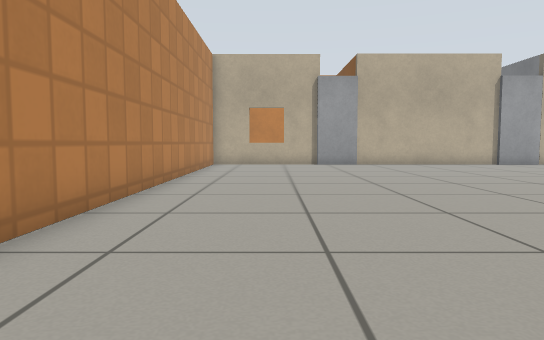
View 1 (above)

24 first-person views from a walk through a world built for the Gazebo simulator. The camera is 0.5 m above the floor, tilts 4° down and sees 70° across. The floor is counted in squares, 0.5 m on a side. Each view is taken from the middle of a square. On the plan, view 1 faces up. The plan holds only what a view shows up to about 13 squares ahead; the rest is blank. Gazebo's built-in surfaces are drawn with simple patterns.

View 2
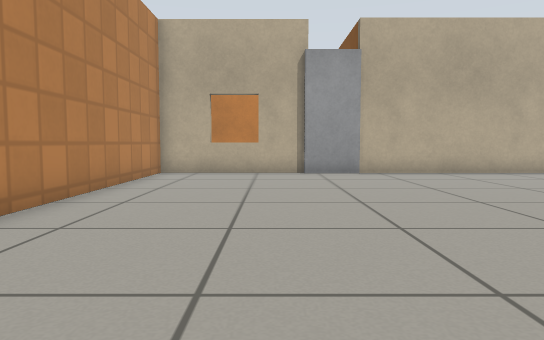

View 3
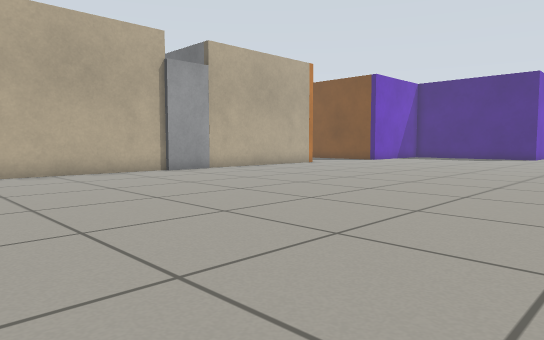

View 4
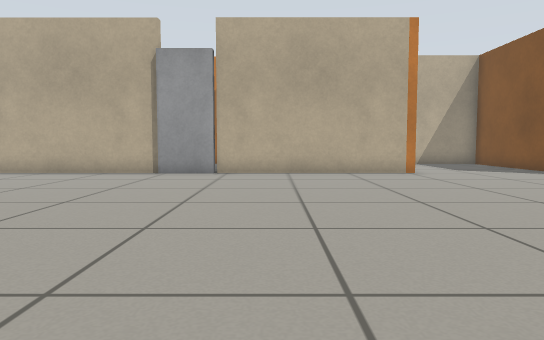

View 5
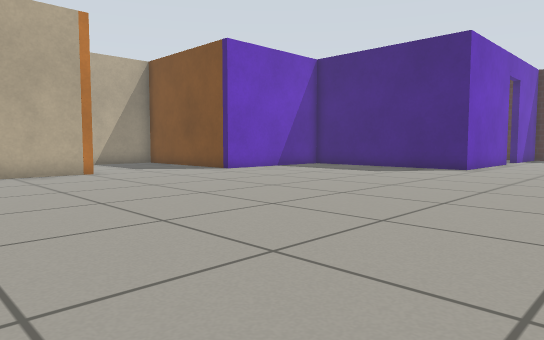

View 6
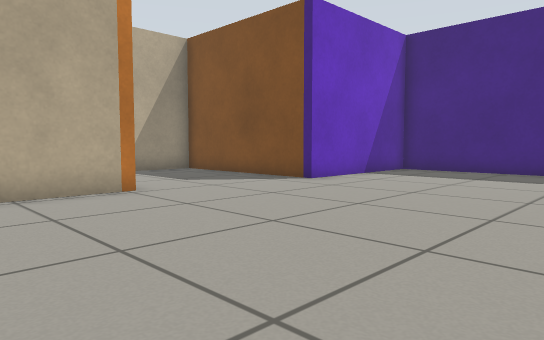

View 7
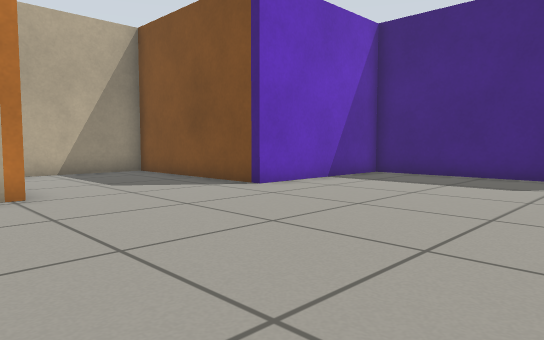

View 8
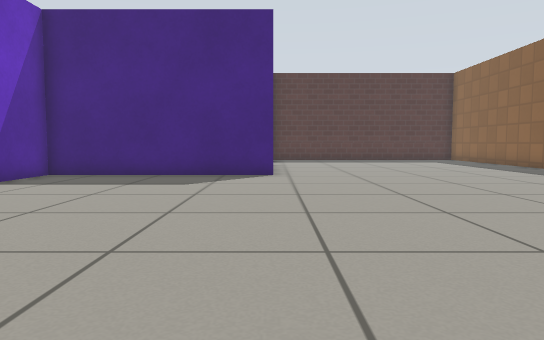

View 9
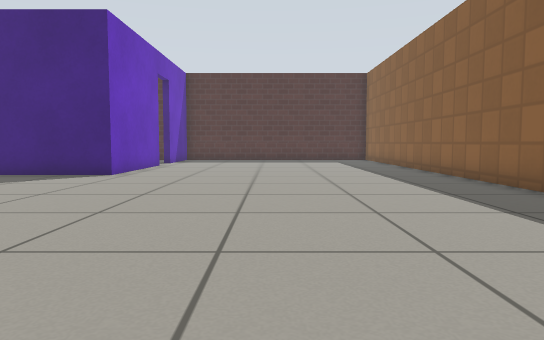

View 10
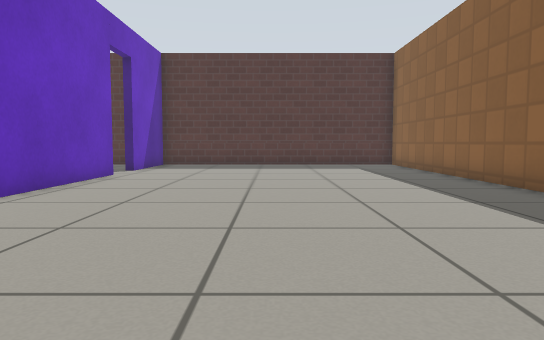

View 11
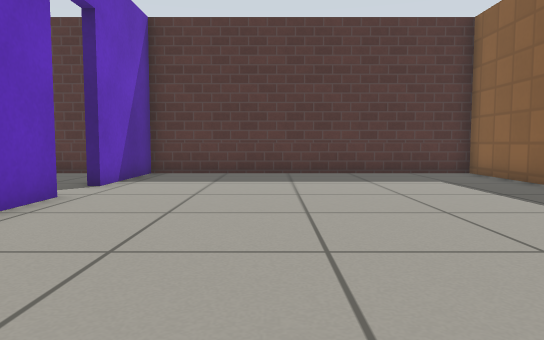

View 12
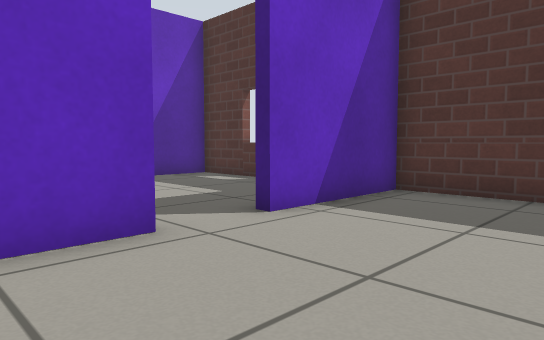

View 13
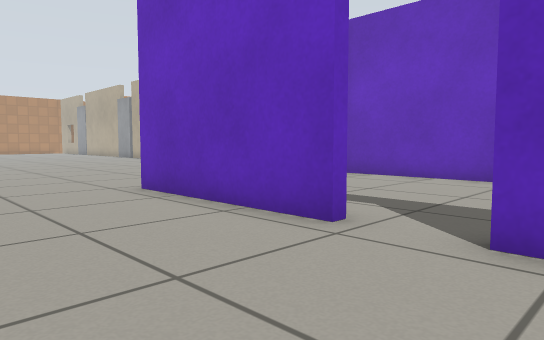

View 14
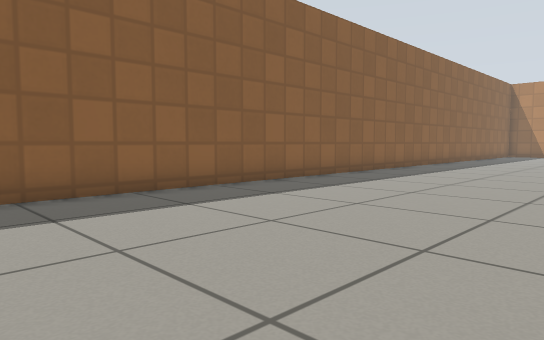

View 15
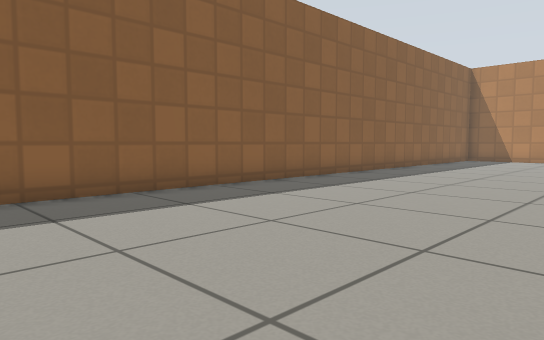

View 16
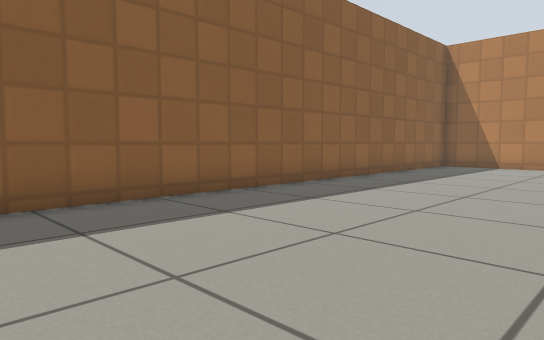

View 17
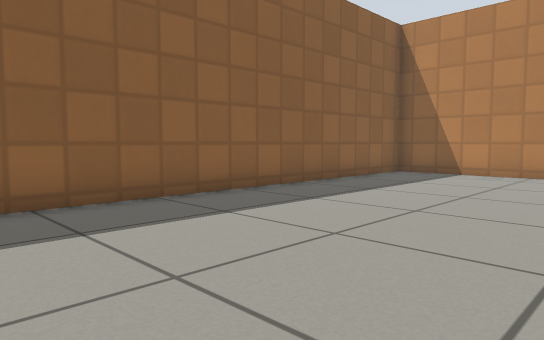

View 18
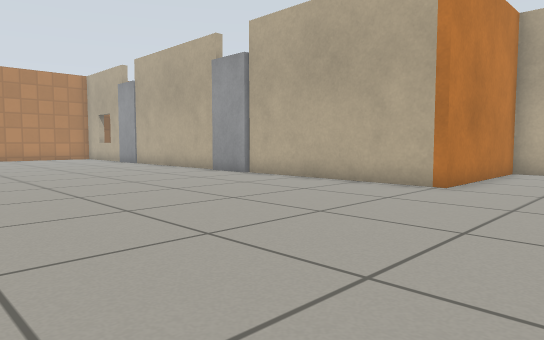

View 19
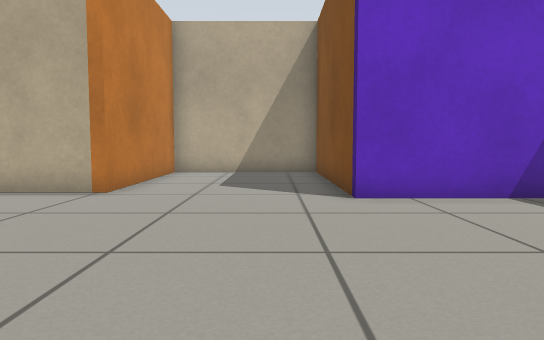

View 20
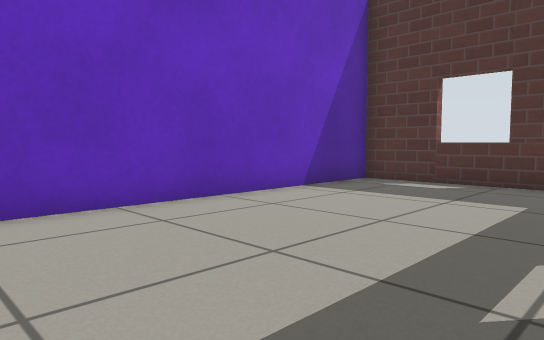

View 21
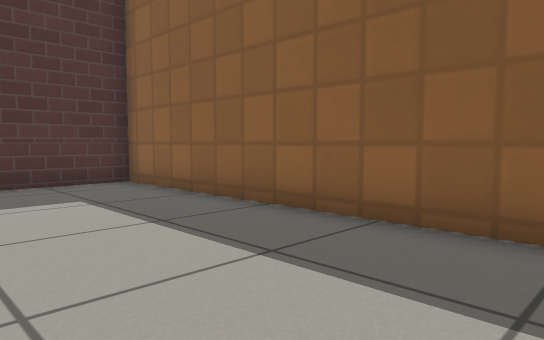

View 22
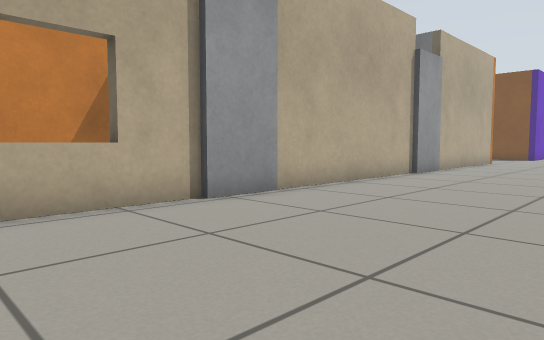

View 23
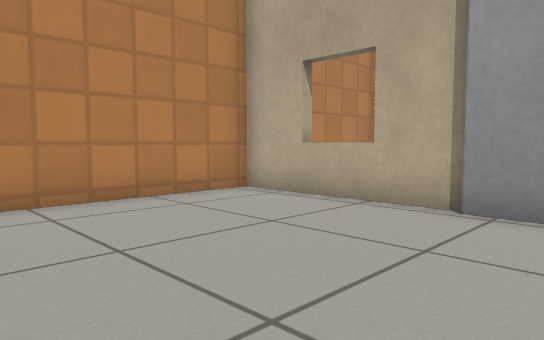

View 24
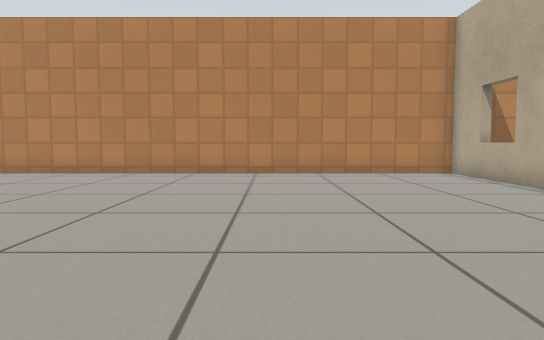

### Floor plan
Ten units are one square. View 1 is at (0, 0); x grows to the right and y downward. Boxes are objects, and circles mark ways between rooms. Rooms are numbered by the first view taken in them; rooms with no view inside come last. Other rooms are left out.
<svg viewBox="-32 -236 434 246">
<path fill="none" stroke="#000" d="M104 -177 39 -177M341 -100 290 -100 290 -169 235 -169 235 -231 187 -231 187 -177 121 -177M21 -177 -27 -177M-23 5 397 5 397 -100 359 -100M-27 -180 -27 0M397 -120 397 -169 295 -169"/>
<circle cx="350" cy="-100" r="3" fill="#2a7"/>
<text x="170" y="-80">1</text>
<text x="340" y="-140">2</text>
</svg>
Room 1 opens to room 2.

Where each view was taken, in squares from view 1:
view 1: 0 up, 0 right, facing up
view 2: 5 up, 1 right, facing up
view 3: 5 up, 3 right, facing up-right
view 4: 5 up, 14 right, facing up
view 5: 5 up, 14 right, facing up-right
view 6: 10 up, 15 right, facing up-right
view 7: 10 up, 17 right, facing up-right
view 8: 10 up, 17 right, facing right
view 9: 5 up, 17 right, facing right
view 10: 5 up, 22 right, facing right
view 11: 6 up, 27 right, facing right
view 12: 6 up, 32 right, facing up-right
view 13: 6 up, 37 right, facing up-left
view 14: 7 up, 28 right, facing down-left
view 15: 7 up, 20 right, facing down-left
view 16: 6 up, 14 right, facing down-left
view 17: 6 up, 10 right, facing down-left
view 18: 9 up, 22 right, facing up-left
view 19: 10 up, 22 right, facing up
view 20: 11 up, 30 right, facing up-right
view 21: 4 up, 30 right, facing down-right
view 22: 12 up, 2 left, facing up-right
view 23: 12 up, 4 right, facing up-left
view 24: 12 up, 10 right, facing left
